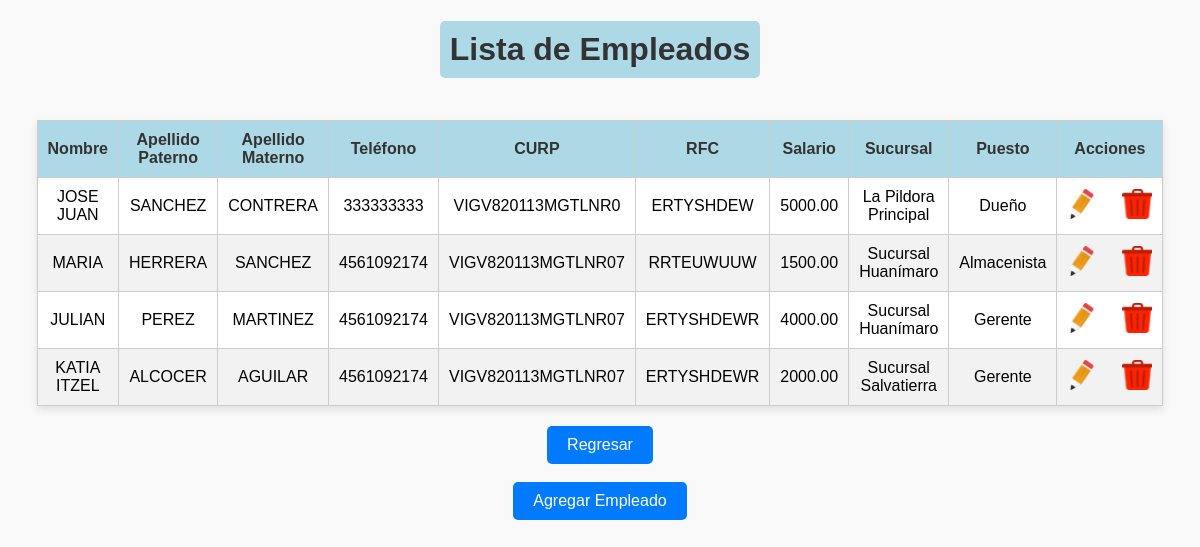
Page /src/Listaempleados.php on the committed database.
### tables this page shows
CREATE TABLE `Empleados` (
  `idEmpleado` int NOT NULL,
  `Nombre` varchar(25) NOT NULL,
  `ApellidoP` varchar(25) NOT NULL,
  `ApellidoM` varchar(25) NOT NULL,
  `Telefono` varchar(20) DEFAULT NULL,
  `CURP` varchar(20) NOT NULL,
  `RFC` varchar(15) NOT NULL,
  `idPuesto` int DEFAULT NULL,
  `idSucursal` int DEFAULT NULL,
  `Salario` decimal(10,2) DEFAULT NULL,
  `estatus` enum('Activo','Inactivo') NOT NULL DEFAULT 'Activo',
  `Comisiones` int DEFAULT '0'
);

CREATE TABLE `Sucursales` (
  `idSucursal` int NOT NULL,
  `Nombre` varchar(100) NOT NULL,
  `Telefono` varchar(15) DEFAULT NULL,
  `Direccion` varchar(250) DEFAULT NULL,
  `Usuario` varchar(50) DEFAULT NULL,
  `Clave` varchar(255) DEFAULT NULL,
  `estatus` enum('Activo','Inactivo') NOT NULL DEFAULT 'Activo'
);

CREATE TABLE `Puesto` (
  `idPuesto` int NOT NULL,
  `Puesto` enum('Dueño','Gerente','Cajero','Almacenista') NOT NULL,
  `Salario` varchar(50) NOT NULL
);

### src/Listaempleados.php (the view, shortened to what this page needs)
<?php
$host = 'db';
$dbname = 'FARMACIA';
$username = 'user';
$password = 'user_password';
try {
    $pdo = new PDO("mysql:host=$host;dbname=$dbname;charset=utf8", $username, $password);
    $pdo->setAttribute(PDO::ATTR_ERRMODE, PDO::ERRMODE_EXCEPTION);
} catch (PDOException $e) {
    die("Error en la conexión: " . $e->getMessage());
}
function obtenerEmpleados($pdo, $estatus) {
    $query = "
    SELECT
        e.idEmpleado, e.Nombre, e.ApellidoP, e.ApellidoM, e.Telefono, e.CURP, e.RFC, e.Salario,
        s.Nombre AS Sucursal, p.Puesto AS Puesto
    FROM Empleados e
    JOIN Sucursales s ON e.idSucursal = s.idSucursal
    JOIN Puesto p ON e.idPuesto = p.idPuesto
    WHERE e.estatus = :estatus";
    $stmt = $pdo->prepare($query);
    $stmt->bindParam(':estatus', $estatus);
    $stmt->execute();
    return $stmt->fetchAll(PDO::FETCH_ASSOC);
}
$empleados = obtenerEmpleados($pdo,'Activo');
?>
<!DOCTYPE html>
<html lang="es">
<head>
    <link rel="stylesheet" type="text/css" href="styleListas.css">
</head>
<body>
<h1>Lista de Empleados</h1>
<table border="1">
    <thead>
        <tr>
            <th>Nombre</th>
            <th>Apellido Paterno</th>
            <th>Apellido Materno</th>
            <th>Teléfono</th>
            <th>CURP</th>
            <th>RFC</th>
            <th>Salario</th>
            <th>Sucursal</th>
            <th>Puesto</th>
            <th>Acciones</th>
        </tr>
    </thead>
    <tbody>
        <?php
        foreach ($empleados as $empleado) {
            echo "<tr>";
            echo "<td>" . htmlspecialchars($empleado['Nombre']) . "</td>";
            echo "<td>" . htmlspecialchars($empleado['ApellidoP']) . "</td>";
            echo "<td>" . htmlspecialchars($empleado['ApellidoM']) . "</td>";
            echo "<td>" . htmlspecialchars($empleado['Telefono']) . "</td>";
            echo "<td>" . htmlspecialchars($empleado['CURP']) . "</td>";
            echo "<td>" . htmlspecialchars($empleado['RFC']) . "</td>";
            echo "<td>" . htmlspecialchars($empleado['Salario']) . "</td>";
            echo "<td>" . htmlspecialchars($empleado['Sucursal']) . "</td>";
            echo "<td>" . htmlspecialchars($empleado['Puesto']) . "</td>";
            echo "<td>
             <span>
                    <a href='editar_empleado.php?id=" . htmlspecialchars($empleado['idEmpleado']) . "'>
                        <img src='imagenes/Editar.png' alt='Editar'>
                    </a>
                    <a href='eliminar_empleado.php?id=" . htmlspecialchars($empleado['idEmpleado']) . "' onclick=\"return confirm('¿Estás seguro de que deseas eliminar este empleado?');\">
                    <img src='imagenes/Eliminar.png' alt='Eliminar'>
                    </a>
                     </span>
                  </td>";
            echo "</tr>";
        }
        ?>
    </tbody>
</table>
<button onclick="window.location.href='ListaSucursales.php';">Regresar</button>
<br>
<button onclick="window.location.href='AgregarEmpleados.php';">Agregar Empleado</button>
</body>
</html>

### src/styleListas.css (style rules this page uses)
h1 { text-align: center; background-color: #add8e6; padding: 10px; border-radius: 5px; font-family: Arial, sans-serif; color: #333; }
body { font-family: Arial, sans-serif; background-color: #f9f9f9; margin: 0; padding: 0; display: flex; flex-direction: column; align-items: center; }
table { border-collapse: collapse; width: 90%; margin: 20px auto; background-color: #fff; box-shadow: 0 4px 8px rgba(0, 0, 0, 0.1); text-align: center; }
th, td { border: 1px solid #ccc; padding: 10px; }
th { background-color: #add8e6; color: #333; font-weight: bold; }
tr:nth-child(even) { background-color: #f2f2f2; }
a img { width: 30px; height: 30px; }
button { background-color: #007bff; color: white; padding: 10px 20px; border: none; border-radius: 5px; cursor: pointer; font-size: 16px; }
span { display: inline-flex; gap: 25px; }

### rows in the picture
empleados: Nombre "JOSE JUAN", ApellidoP "SANCHEZ", ApellidoM "CONTRERA", Telefono "333333333", CURP "VIGV820113MGTLNR0", RFC "ERTYSHDEW", Salario "5000.00", idSucursal.Nombre "La Pildora Principal", idPuesto.Puesto "Dueño"
empleados: Nombre "MARIA", ApellidoP "HERRERA", ApellidoM "SANCHEZ", Telefono "4561092174", CURP "VIGV820113MGTLNR07", RFC "RRTEUWUUW", Salario "1500.00", idSucursal.Nombre "Sucursal Huanímaro", idPuesto.Puesto "Almacenista"
empleados: Nombre "JULIAN", ApellidoP "PEREZ", ApellidoM "MARTINEZ", Telefono "4561092174", CURP "VIGV820113MGTLNR07", RFC "ERTYSHDEWR", Salario "4000.00", idSucursal.Nombre "Sucursal Huanímaro", idPuesto.Puesto "Gerente"
empleados: Nombre "KATIA ITZEL", ApellidoP "ALCOCER", ApellidoM "AGUILAR", Telefono "4561092174", CURP "VIGV820113MGTLNR07", RFC "ERTYSHDEWR", Salario "2000.00", idSucursal.Nombre "Sucursal Salvatierra", idPuesto.Puesto "Gerente"
